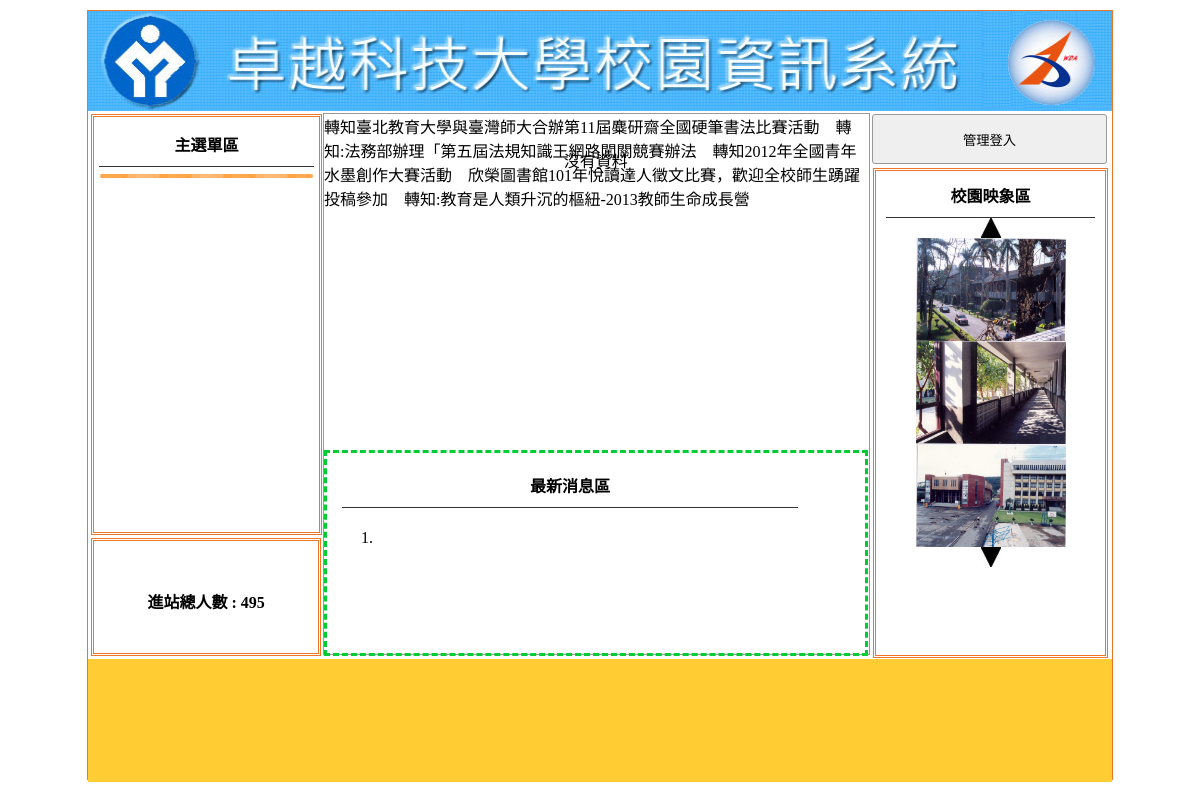
/, run on an earlier commit of the app's database.
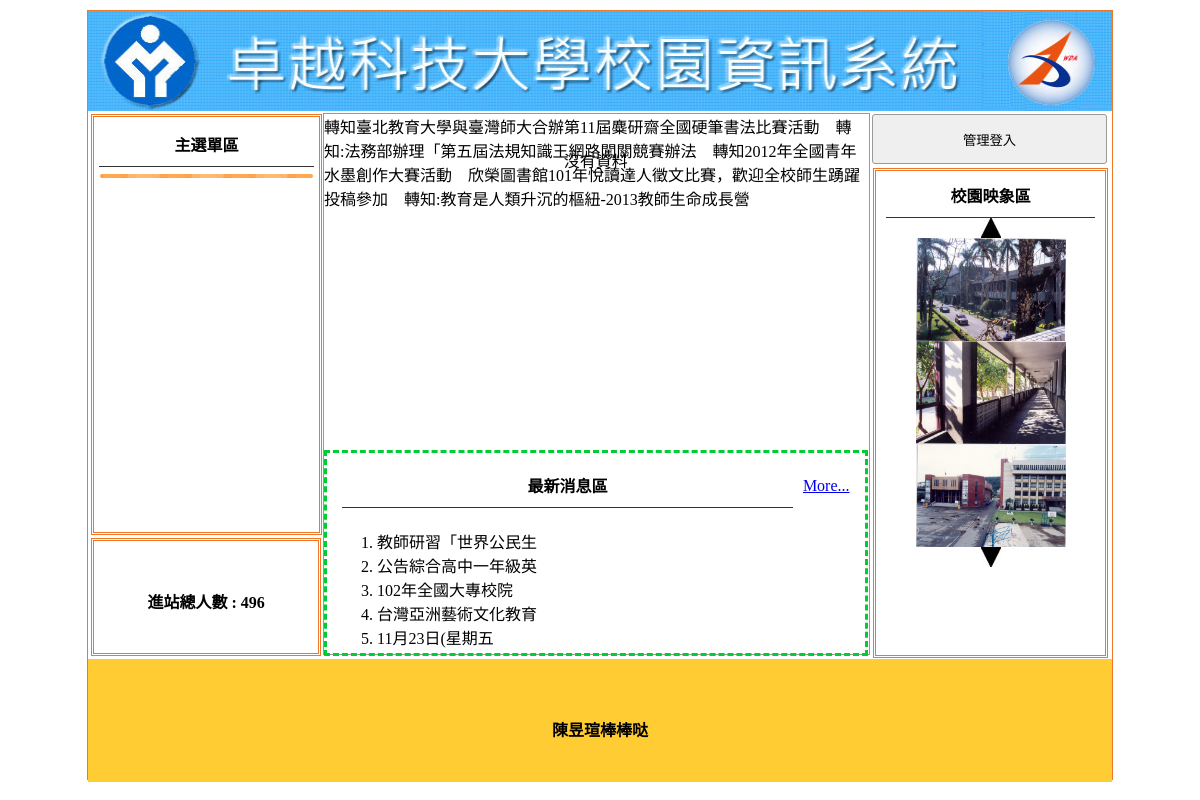
And on a later commit of the database.
### tables this page shows
CREATE TABLE `a_title` (
  `a_title_seq` int(10) UNSIGNED NOT NULL,
  `a_title_img` text NOT NULL,
  `a_title_txt` text NOT NULL,
  `a_title_display` int(2) NOT NULL
);

CREATE TABLE `people` (
  `people_seq` int(10) UNSIGNED NOT NULL,
  `people_num` int(10) NOT NULL
);

CREATE TABLE `a_image` (
  `a_image_seq` int(10) UNSIGNED NOT NULL,
  `a_image_img` text NOT NULL,
  `a_image_display` int(1) NOT NULL
);

CREATE TABLE `a_news` (
  `a_news_seq` int(10) UNSIGNED NOT NULL,
  `a_news_txt` text NOT NULL,
  `a_news_display` int(2) NOT NULL
);

CREATE TABLE `a_bot` (
  `a_bot_seq` int(5) UNSIGNED NOT NULL,
  `a_bot_txt` text NOT NULL
);

### news.php (the view)
<?php
$sql="select * from a_news where a_news_display ='1'";
$c1 = mysqli_query($link,$sql) ;
$allrow = mysqli_num_rows($c1);
if(!empty($_GET["page"])){
    $now_page = $_GET["page"]  ;
}else{ $now_page = 1 ; }
$add_page = 5 ;
$open_page = ( $now_page - 1 ) *  $add_page ;
$sql = "select * from a_news limit $open_page , $add_page  " ;
$c1 = mysqli_query($link,$sql) ;
$c2 = mysqli_fetch_assoc($c1);
?>
<table width="100%" border="0" align="center" cellpadding="5" cellspacing="0">
                    <tr>
                      <td width="90%" align="center"><span class="t botli">最新消息區</span></td>
                      <td align="right"><?php if($allrow >5){ ?><a href='newsdata.php'>More... </a><?php } ?> </td>
                    </tr>
                  </table>
<ul class="ssaa" style="list-style-type:decimal;">
 <?php do{ ?>
 <li>
<?=mb_substr($c2['a_news_txt'],0,10,"utf-8");?> <span class="all" style="display:none;" ><?=$c2['a_news_txt']?></span>
 </li>
 <?php }while($c2 = mysqli_fetch_assoc($c1)) ?>
</ul>

### index.php (shortened to what this page needs)
<!DOCTYPE html PUBLIC "-//W3C//DTD XHTML 1.0 Transitional//EN" "http://www.w3.org/TR/xhtml1/DTD/xhtml1-transitional.dtd">
<html xmlns="http://www.w3.org/1999/xhtml"><head><meta http-equiv="Content-Type" content="text/html; charset=UTF-8">
<?php
include_once("head.php");
?>
<link href="./home_files/css.css" rel="stylesheet" type="text/css">
</head>
<body>
	<div id="main">
    	<?php include_once("bannerpic.php"); ?>
        	<div id="ms">
             	<div id="lf" style="float:left;">
            		<div id="menuput" class="dbor">
                    	                            <span class="t botli">主選單區</span>
													<?php include_once("left.php"); ?>
                                                </div>
                    <div class="dbor" style="margin:3px; width:95%; height:20%; line-height:100px;">
                    	<span class="t">進站總人數 :
                        	<?php include_once("people.php"); ?>                        </span>
                    </div>
        		</div>
                <div class="di" style="height:540px; border:#999 1px solid; width:53.2%; margin:2px 0px 0px 0px; float:left; position:relative; left:20px;">
                	                     <marquee scrolldelay="120" direction="left" style="position:absolute; width:100%; height:40px;">
                    	                    <?php include_once("marquee.php"); ?> </marquee>
                    <div style="height:32px; display:block;"></div>
                	<div style="width:100%; padding:2px; height:290px;">
                    	<div id="mwww" loop="true" style="width:100%; height:100%;">
                        	                                <div style="width:99%; height:100%; position:relative;" class="cent">沒有資料</div>
                                                        </div>
                    </div>
                	<div style="width:95%; padding:2px; height:190px; margin-top:10px; padding:5px 10px 5px 10px; border:#0C3 dashed 3px; position:relative;">
					<?php include_once("news.php"); ?>
                    </div>
                	                </div>
                                 <div class="di di ad" style="height:540px; width:23%; padding:0px; margin-left:22px; float:left; ">
                	<button style="width:100%; margin-left:auto; margin-right:auto; margin-top:2px; height:50px;" onclick="lo(&#39;login.php?do=admin&#39;)">管理登入</button>
                	<div style="width:89%; height:480px;" class="dbor">
                    	<span class="t botli">校園映象區</span>
						<div align='center'><img src="img/01E01.jpg" onclick="pp(1)"></div>
						<?php include_once("image.php"); ?>
						<div align='center'><img src="img/01E02.jpg" onclick="pp(2)"></div>
                    </div>
                </div>
                            </div>
            	<div style="width:1024px; left:0px; position:relative; background:#FC3; margin-top:4px; height:123px; display:block;">
                	<span class="t" style="line-height:123px;"><?php include_once('bot.php'); ?></span>
                </div>
    </div>
</body></html>

### bannerpic.php
<?php
$sql = "select * from a_title where a_title_display ='1'";
$c1 = mysqli_query($link,$sql);
$c2 = mysqli_fetch_assoc($c1);
$bannerimg = $c2["a_title_img"];
?>
<a href="index.php"><div class="ti">
<img src="img/<?=$bannerimg?>" height="100px" width="1024px" />
</div></a>

### left.php (shortened to what this page needs)
<?php
$sql = "select * from a_mid where a_mid_display='1';";
$c1  = mysqli_query($link,$sql);
do{
?>
<div class="mainmu">
</div>
<?php }while($c2 = mysqli_fetch_assoc($c1)) ?>

### people.php (shortened to what this page needs)
<?php
if(empty($_SESSION["login"])){
    $sql = "update people set people_num = people_num + 1";
    mysqli_query($link,$sql);
}
$sql = "select * from people" ;
$c1 = mysqli_query($link,$sql);
$c2 = mysqli_fetch_assoc($c1);
echo $c2["people_num"];
?>

### marquee.php
<?php
$sql = "select * from a_marquee where a_marquee_display ='1'";
$c1 = mysqli_query($link,$sql);
$c2 = mysqli_fetch_assoc($c1);
$mar = "";
do{
    $mar .= $c2["a_marquee_txt"]."　";
}while($c2 = mysqli_fetch_assoc($c1));
echo $mar
?>

### image.php
<?php
$sql = "select * from a_image where a_image_display='1'";
$c1  = mysqli_query($link,$sql);
$c2  = mysqli_fetch_assoc($c1);
$x = 0 ;
do{
$img[$x] = "img/".$c2['a_image_img'] ;
echo  " <div align='center'><img src='".$img[$x]."' class='im' id='ssaa".$x."' width='150' height='103'>  </div> " ;
 $x++ ; } while($c2  = mysqli_fetch_assoc($c1))
?>

### bot.php
<?php
$sql = "select * from a_bot" ;
$c1 = mysqli_query($link,$sql);
$c2 = mysqli_fetch_assoc($c1);
echo $c2["a_bot_txt"];
?>

### home_files/css.css (style rules this page uses)
body { padding:0px; margin:0px; }
#main { width:1024px; height:768px; margin:10px auto 10px auto; border:#EE7728 1px solid; position:relative; }
.ti { width:100%; height:100px; position:relative; background-size:cover; background-repeat:no-repeat; }
.dbor { border:#EE7728 double 3px; margin:1px; padding:2px 10px 2px 10px; }
.t { font-weight:800; display:block; text-align:center; padding:10px 1px 10px 1px; }
.botli { border-bottom:#333 1px solid; }
.mainmu { position:relative; border-radius:10px; background:url(icon/menu.fw.png) center no-repeat; background-size:cover; line-height:30px; padding:2px 10px 2px 10px; margin:7px 1px 7px 1px; }
#lf { height:540px; width:21%; display:inline-block; }
#menuput { width:100%; height:75%; position:relative; padding:5px; display:block; margin: 3px; }
.di { display:inline-block; }
.ad { margin:1px; padding:2px 10px 2px 10px; }
.cent { text-align:center; }
input,button { border:#999 1px solid; border-radius:3px; background:#EFEFEF; padding:5px; margin:3px; }

What changed in the data, as far as the page shows it:
changed people: people_num "495" → "496"
added a_news: a_news_txt "教師研習「世界公民生"
added a_news: a_news_txt "公告綜合高中一年級英"
added a_news: a_news_txt "102年全國大專校院"
added a_news: a_news_txt "台灣亞洲藝術文化教育"
added a_news: a_news_txt "11月23日(星期五"
added a_bot: a_bot_txt "陳昱瑄棒棒哒"
Also different on the page:
text now shown: "More..."
